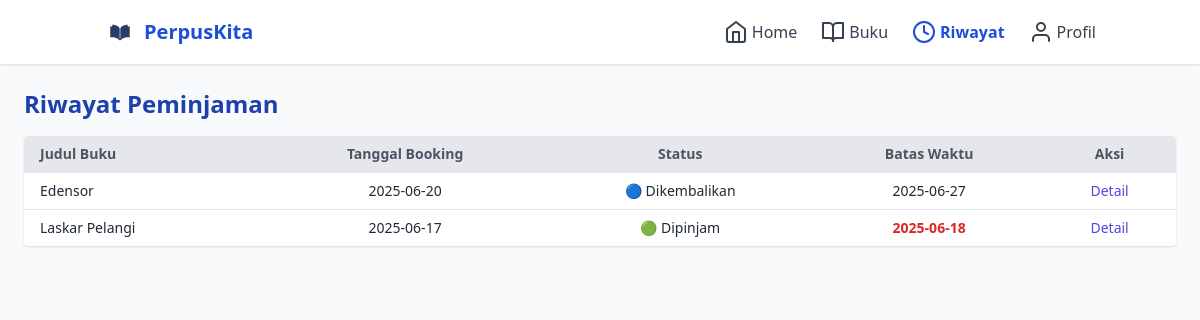
The app's page /perpuskita/riwayat.php (signed in) with its own data.
### tables this page shows
CREATE TABLE `transaksi` (
  `id_transaksi` varchar(20) NOT NULL,
  `id_pengguna` varchar(10) DEFAULT NULL,
  `id_buku` varchar(10) DEFAULT NULL,
  `tanggal_booking` date DEFAULT NULL,
  `batas_waktu` date DEFAULT NULL,
  `status` enum('menunggu','dipinjam','dikembalikan','dibatalkan') DEFAULT NULL
);

CREATE TABLE `buku` (
  `id_buku` varchar(10) NOT NULL,
  `judul` varchar(150) NOT NULL,
  `penulis` varchar(100) DEFAULT NULL,
  `penerbit` varchar(100) DEFAULT NULL,
  `kategori` varchar(255) DEFAULT NULL,
  `stok` int(11) DEFAULT 0,
  `gambar` varchar(255) DEFAULT NULL,
  `deskripsi` text DEFAULT NULL
);

### perpuskita/riwayat.php (the view, shortened to what this page needs)
<?php
include 'koneksi.php';
$id_pengguna = $_SESSION['id_pengguna'];
$query = $conn->prepare("SELECT t.*, b.judul FROM transaksi t JOIN buku b ON t.id_buku = b.id_buku WHERE t.id_pengguna = ? ORDER BY t.tanggal_booking DESC");
$query->bind_param("s", $id_pengguna);
$query->execute();
$result = $query->get_result();
?>
<!DOCTYPE html>
<html lang="id">
<head>
  <script src="https://cdn.tailwindcss.com"></script>
</head>
<body class="flex flex-col min-h-screen bg-gray-50 text-gray-800">
  <header class="bg-white shadow">
    <div class="container mx-auto px-4 py-4 flex justify-between items-center">
      <div class="flex items-center gap-2">
        <img src="logo.png" alt="Logo" class="w-8 h-8">
        <span class="text-xl font-semibold text-blue-700">PerpusKita</span>
      </div>
      <nav class="flex gap-6 items-center">
        <a href="dashboard.php" class="flex items-center gap-1 text-gray-700 hover:text-blue-700">
          <i data-feather="home"></i> Home
        </a>
        <a href="buku.php" class="flex items-center gap-1 text-gray-700 hover:text-blue-700">
          <i data-feather="book-open"></i> Buku
        </a>
        <a href="riwayat.php" class="flex items-center gap-1 text-blue-700 font-semibold">
          <i data-feather="clock"></i> Riwayat
        </a>
        <a href="profil.php" class="flex items-center gap-1 text-gray-700 hover:text-blue-700">
          <i data-feather="user"></i> Profil
        </a>
      </nav>
    </div>
  </header>
  <main class="flex-1 p-6">
    <h1 class="text-2xl font-bold text-blue-800 mb-4">Riwayat Peminjaman</h1>
    <div class="overflow-x-auto bg-white rounded shadow">
      <table class="w-full table-auto text-sm">
        <thead class="bg-gray-200 text-gray-600">
          <tr>
            <th class="px-4 py-2 text-left">Judul Buku</th>
            <th class="px-4 py-2 text-center">Tanggal Booking</th>
            <th class="px-4 py-2 text-center">Status</th>
            <th class="px-4 py-2 text-center">Batas Waktu</th>
            <th class="px-4 py-2 text-center">Aksi</th>
          </tr>
        </thead>
        <tbody>
          <?php
          $today = date('Y-m-d');
          while ($row = $result->fetch_assoc()):
            $status = $row['status'];
            $batas_waktu = $row['batas_waktu'];
            $is_late = ($status === 'dipinjam' && $batas_waktu < $today);
            $batas_class = $is_late ? 'text-red-600 font-semibold' : 'text-gray-800';
            $emoji = [
              'menunggu' => '🟡',
              'dipinjam' => '🟢',
              'dikembalikan' => '🔵',
              'dibatalkan' => '🔴'
            ];
          ?>
          <tr class="border-t">
            <td class="px-4 py-2"><?= htmlspecialchars($row['judul']) ?></td>
            <td class="px-4 py-2 text-center"><?= htmlspecialchars($row['tanggal_booking']) ?></td>
            <td class="px-4 py-2 text-center"><?= $emoji[$status] . ' ' . ucfirst($status) ?></td>
            <td class="px-4 py-2 text-center <?= $batas_class ?>"><?= htmlspecialchars($batas_waktu) ?></td>
            <td class="px-4 py-2 text-center">
              <button onclick="bukaDetail('<?= $row['id_transaksi'] ?>')" class="text-indigo-600 hover:underline">Detail</button>
            </td>
          </tr>
          <?php endwhile; ?>
        </tbody>
      </table>
    </div>
  </main>
</body>
</html>

### records on screen
transaksi: id_buku.judul "Edensor", tanggal_booking "2025-06-20", status "🔵", status "Dikembalikan", batas_waktu "2025-06-27"
transaksi: id_buku.judul "Laskar Pelangi", tanggal_booking "2025-06-17", status "🟢", status "Dipinjam", batas_waktu "2025-06-18"
